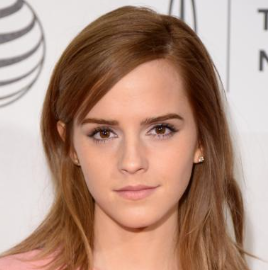
#> input picture images/real_image2.png, 268 x 270 px
$ jupyter execute process_mask_Dao.ipynb
#> lines starting #> are read from the running program, lines starting #| are printed output that depends on the picture; after the words box and inside, x2 and y2 are one past the last pixel; in counts of white or black regions, pixels touching at a corner belong together
[cell 1]
import cv2
import numpy as np
import seaborn as sns
import matplotlib.pyplot as plt

[cell 2]
real_image = cv2.imread('images/real_image2.png')
#> real_image is the input picture: shape (270, 268, 3); mean B, G, R 128.2, 144.6, 177.9
real_image = cv2.cvtColor(real_image, cv2.COLOR_BGR2RGB)
plt.imshow(real_image)
print(real_image.shape)
#| (270, 268, 3)

[cell 3]
fake_image = cv2.imread('images/fake_image2.png')
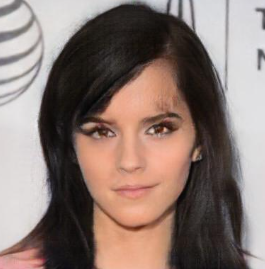
#> input picture images/fake_image2.png, 265 x 269 px
#> fake_image is the input picture: shape (269, 265, 3); mean B, G, R 113.1, 119.8, 137.7
fake_image = cv2.resize(fake_image, (real_image.shape[1], real_image.shape[0]))
#> fake_image: shape (270, 268, 3)
fake_image = cv2.cvtColor(fake_image, cv2.COLOR_BGR2RGB)
plt.imshow(fake_image)
print(fake_image.shape)
#| (270, 268, 3)

# Get feature map

[cell 4]
# Visualize data
def visualize(real_image, fake_image, feat_map):
    _, axes = plt.subplots(1, 4, figsize=(18, 5))
    axes[0].imshow(real_image)
    axes[0].set_title('real_image')
    axes[0].axis('off')

    axes[1].imshow(fake_image)
    axes[1].set_title('fake_image')
    axes[1].axis('off')

    axes[2].imshow(feat_map, cmap='jet')
    axes[2].set_title('heat_map')
    axes[2].axis('off')

    axes[3].imshow(fake_image, alpha=0.4)
    axes[3].imshow(feat_map, cmap='jet', alpha=0.6)
    axes[3].set_title('mask')
    axes[3].axis('off')

    plt.show()

## Filter and rescale

[cell 5]
def apply_mathematics(image):
    image = np.exp(image)
    return image

def soft_ratio(x, p=2):
    max_val = np.max(x)
    result = (x ** p) / (x ** p + (max_val - x) ** p)
    return result

def sigmoid(x):
    return 1 / (1 + np.exp(-x))

def filter_and_rescale(image, thres_hold, math='soft_ratio', thres_hold_before=0.2):
    if math == 'exp':
        # rescale
        max_value = np.max(image)
        min_value = np.min(image)
        image = (image - min_value) / (max_value - min_value)

        # apply math
        image = apply_mathematics(image)
        max_value = np.max(image)
        min_value = np.min(image)
        image = (image - min_value) / (max_value - min_value)
    elif math == 'soft_ratio':
        image = soft_ratio(image, p=1.5)

    # filter
    image = np.where(image < thres_hold, 0, image)

    return image

1. Compute Multi-Channel Differences

[cell 6]
real_image_gray = cv2.cvtColor(real_image, cv2.COLOR_BGR2LAB)
#> real_image_gray: shape (270, 268, 3); mean of channels 0, 1, 2 150.2, 131.7, 108.1
fake_image_gray = cv2.cvtColor(fake_image, cv2.COLOR_BGR2LAB)
#> fake_image_gray: shape (270, 268, 3); mean of channels 0, 1, 2 123.5, 130.1, 117.6

real_image_fl = np.array(real_image_gray, dtype=np.float32)
#> real_image_fl: shape (270, 268, 3) float32; mean of channels 0, 1, 2 150.2, 131.7, 108.1
fake_image_fl = np.array(fake_image_gray, dtype=np.float32)
#> fake_image_fl: shape (270, 268, 3) float32; mean of channels 0, 1, 2 123.5, 130.1, 117.6

feat_map = np.abs(real_image_fl - fake_image_fl)
#> feat_map: shape (270, 268, 3) float32; mean of channels 0, 1, 2 28.2, 2.4, 9.9

[cell 7]
diff_norm = np.sqrt(np.sum(feat_map.astype(np.float32)**2, axis=2))
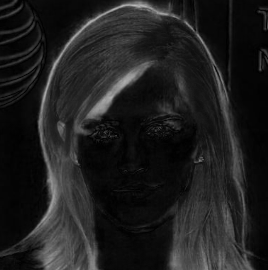
#> diff_norm: shape (270, 268) float32; min 0, max 187.1, mean 31.3

[cell 8]
threshold_value = 20  # This value might need tuning for LAB
_, mask_lab = cv2.threshold(diff_norm, threshold_value, 255, cv2.THRESH_BINARY)
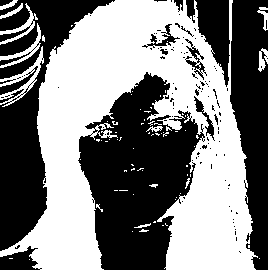
#> mask_lab: shape (270, 268) float32; 50% white; 119 black regions (102 under 20 px), largest, box (x1, y1, x2, y2) and area: (78, 72, 205, 270) 14762, (0, 0, 115, 251) 10115, (230, 0, 268, 270) 7290
mask_lab = mask_lab.astype(np.uint8)

[cell 9]
rescaled_image = filter_and_rescale(diff_norm, thres_hold=0.06, math='soft_ratio')
#> in soft_ratio, `max_val = np.max(x)`: max_val = 187.1
#> in soft_ratio, `result = (x ** p) / (x ** p + (max_val - x) ** p)`:
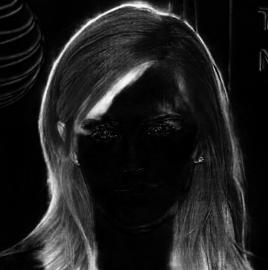
#> result: shape (270, 268) float32; min 0, max 1, mean 0.118
visualize(real_image, fake_image, rescaled_image)

[cell 10]
x = np.arange(0, 1, 0.001)
value = soft_ratio(x)
plt.plot(x, value)
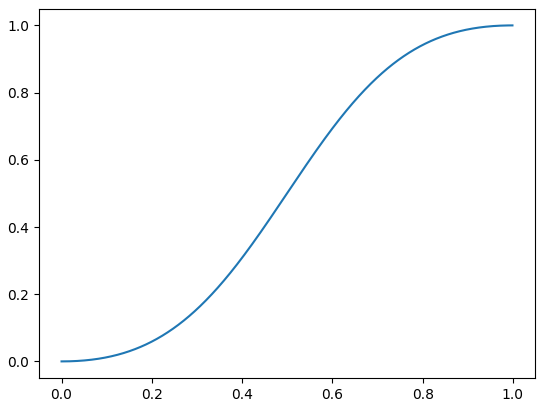
#> figure drawn by matplotlib, 1 panel; curve peaks at x = 0.999, y = 1
